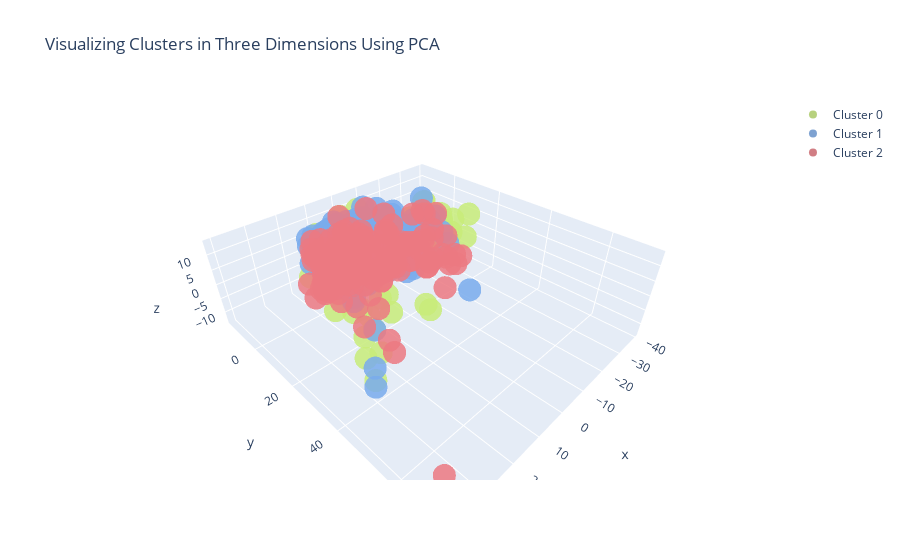

Notebook code cell kept with this figure:
### Code cell
#Instructions for building the 3-D plot

#trace1 is for 'Cluster 0'
trace1 = go.Scatter3d(
                    x = cluster0["PC1_3d"],
                    y = cluster0["PC2_3d"],
                    z = cluster0["PC3_3d"],
                    mode = "markers",
                    name = "Cluster 0",
                    marker = dict(color = 'rgba(170, 201, 103, 0.85)'),
                    text = None)

#trace2 is for 'Cluster 1'
trace2 = go.Scatter3d(
                    x = cluster1["PC1_3d"],
                    y = cluster1["PC2_3d"],
                    z = cluster1["PC3_3d"],
                    mode = "markers",
                    name = "Cluster 1",
                    marker = dict(color = 'rgba(103, 146, 201, 0.85)'),
                    text = None)

#trace3 is for 'Cluster 2'
trace3 = go.Scatter3d(
                   x = cluster2["PC1_3d"],
                   y = cluster2["PC2_3d"],
                   z = cluster2["PC3_3d"],
                   mode = "markers",
                   name = "Cluster 2",
                   marker = dict(color = 'rgba(201, 103, 110, 0.85)'),
                   text = None)

data_pca = [trace1, trace2, trace3]
#data_pca = [trace1, trace2]

title = "Visualizing Clusters in Three Dimensions Using PCA"

layout = dict(title = title,
              xaxis= dict(title= 'PC1',ticklen= 5,zeroline= False),
              yaxis= dict(title= 'PC2',ticklen= 5,zeroline= False)
             )

fig = dict(data = data_pca, layout = layout)

iplot(fig)

### Figure 1 — Plotly figure (JSON) as saved in the notebook; plotly's stock layout.template omitted (floating-point values rounded to 4 significant figures; data arrays with more than 128 entries replaced by an {"elided": "..."} marker saying what was removed)
{"data": [{"marker": {"color": "rgba(170, 201, 103, 0.85)"}, "mode": "markers", "name": "Cluster 0", "type": "scatter3d", "x": {"elided": "198 float values"}, "y": {"elided": "198 float values"}, "z": {"elided": "198 float values"}}, {"marker": {"color": "rgba(103, 146, 201, 0.85)"}, "mode": "markers", "name": "Cluster 1", "type": "scatter3d", "x": {"elided": "152 float values"}, "y": {"elided": "152 float values"}, "z": {"elided": "152 float values"}}, {"marker": {"color": "rgba(201, 103, 110, 0.85)"}, "mode": "markers", "name": "Cluster 2", "type": "scatter3d", "x": {"elided": "147 float values"}, "y": {"elided": "147 float values"}, "z": {"elided": "147 float values"}}], "layout": {"title": {"text": "Visualizing Clusters in Three Dimensions Using PCA"}, "xaxis": {"ticklen": 5, "title": {"text": "PC1"}, "zeroline": false}, "yaxis": {"ticklen": 5, "title": {"text": "PC2"}, "zeroline": false}}}
